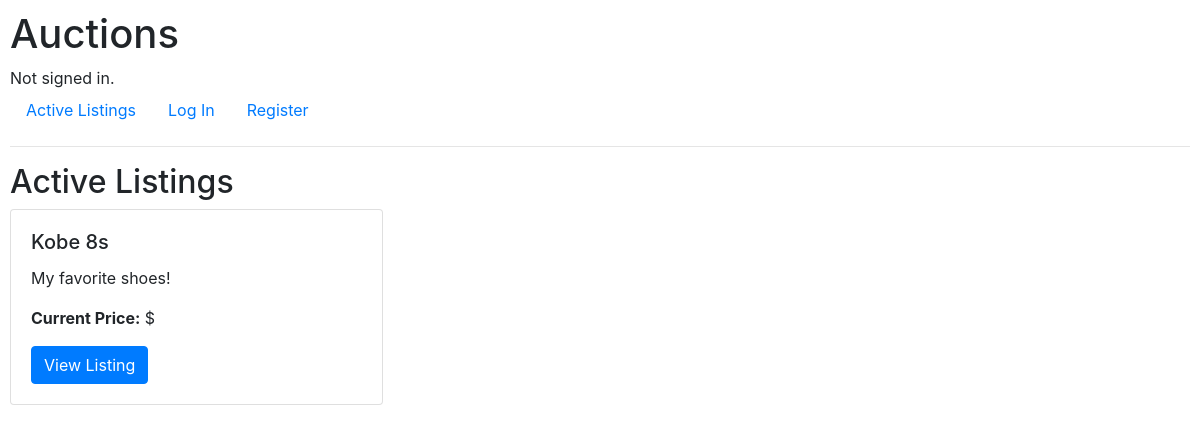
Before: /active with the older database file.
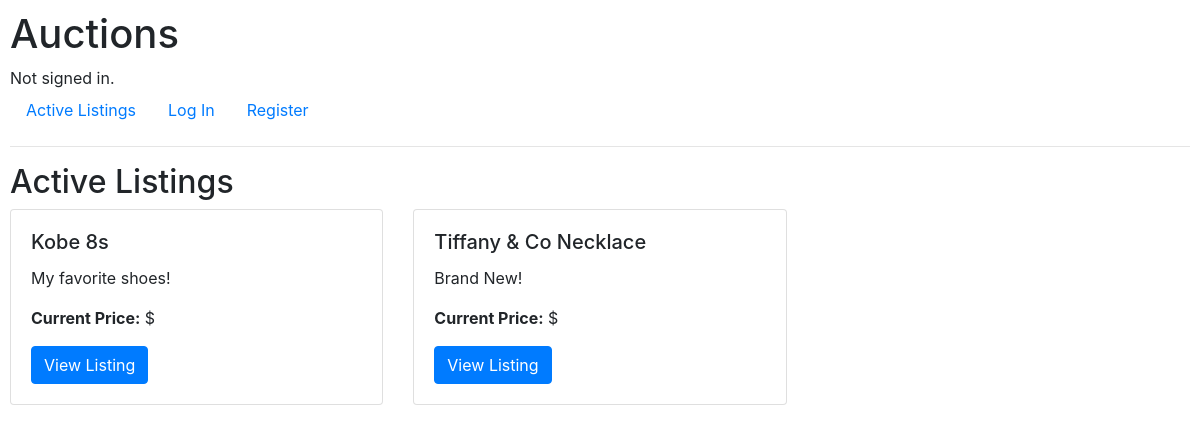
After: the same page with the newer database file.
### auctions/models.py (models this page shows, shortened)
class AuctionListing(models.Model):
    CATEGORY_CHOICES = [
        ('Fashion', 'Fashion'),
        ('Toys', 'Toys'),
        ('Electronics', 'Electronics'),
        ('Home', 'Home'),
    ]
    title = models.CharField(max_length=100)
    description = models.TextField()
    starting_bid = models.DecimalField(max_digits=10, decimal_places=2)
    current_price = models.DecimalField(max_digits=10, decimal_places=2, default=0)
    image_url = models.URLField(blank=True, null=True)
    category = models.CharField(max_length=20, choices=CATEGORY_CHOICES, blank=True, null=True)
    is_active = models.BooleanField(default=True)
    owner = models.ForeignKey(User, on_delete=models.CASCADE, related_name="listings")
    created_at = models.DateTimeField(auto_now_add=True)

### auctions/views.py (the view)
# urls.py: path("active", views.active_listings, name="active_listings"),
def active_listings(request):
    listings = AuctionListing.objects.filter(is_active=True)
    return render(request, "auctions/active_listings.html", {
        "listings": listings
    })

### auctions/templates/auctions/active_listings.html (shortened to what this page needs)
{% extends "auctions/layout.html" %}
{% block body %}
<h2>Active Listings</h2>
<div class="row">
    {% for listing in listings %}
    <div class="col-md-4">
        <div class="card mb-4">
            <div class="card-body">
                <h5 class="card-title">{{ listing.title }}</h5>
                <p class="card-text">{{ listing.description }}</p>
                <p><strong>Current Price:</strong> ${{ current_price }}</p>
                <a href="{% url 'listing' listing.id %}" class="btn btn-primary">View Listing</a>
            </div>
        </div>
    </div>
    {% endfor %}
</div>
{% endblock %}

Changed rows visible on the page:
added AuctionListing: title "Tiffany & Co Necklace", description "Brand New!"
